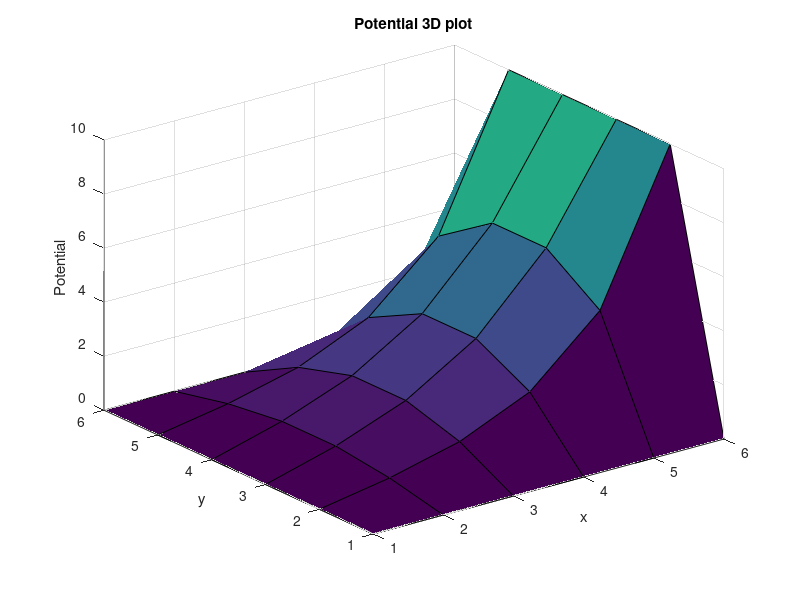
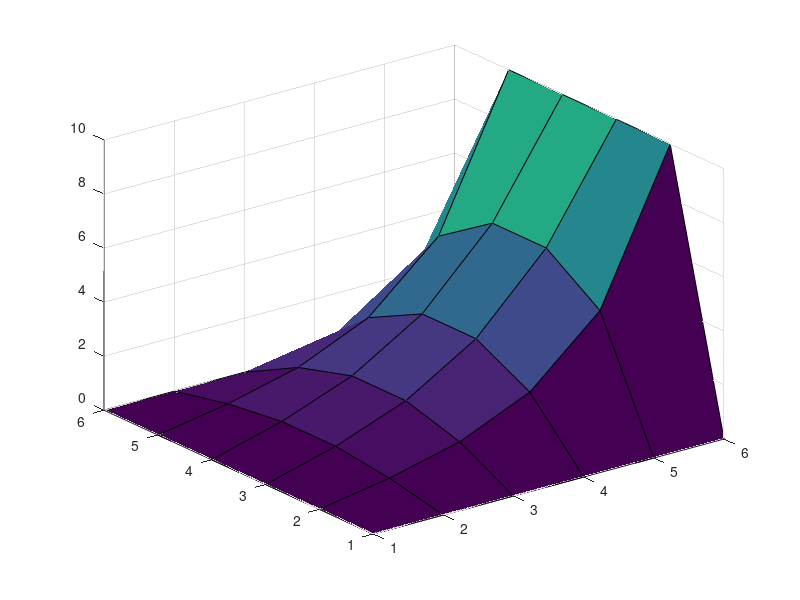
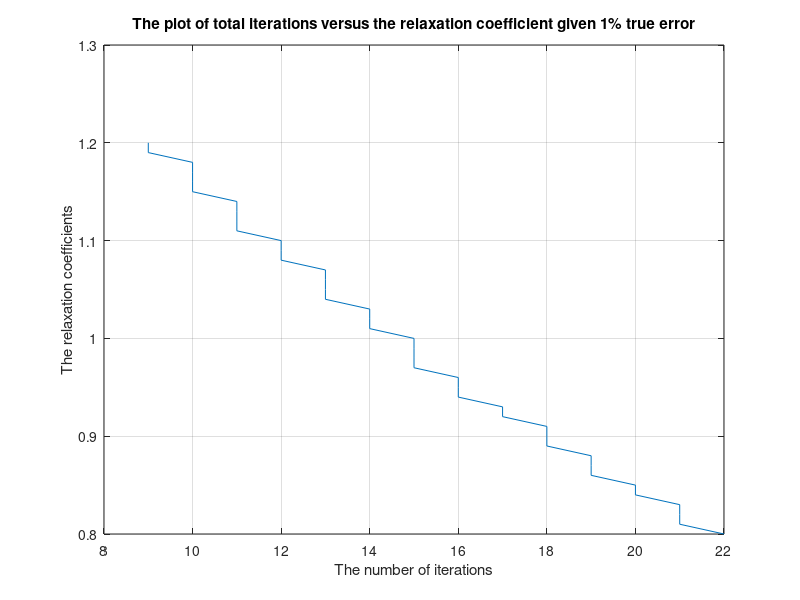

Here is the MATLAB script that generated these plots, in order:
clear;
clc;

%% Lab 3
%% Part 1)Generate sparse matrix
D=diag([-4 -4 -4 -4 -4 -4 -4 -4 -4 -4 -4 -4 -4 -4 -4 -4],0);

D1=diag([1 1 1 1 1 1 1 1 1 1 1 1],-4);
D2=diag([1 1 1 1 1 1 1 1 1 1 1 1],4);
D3=diag([1 1 1 0 1 1 1 0 1 1 1 0 1 1 1],1);
D4=diag([1 1 1 0 1 1 1 0 1 1 1 0 1 1 1],-1);
D4=D+D1+D2+D3+D4;


%% Part 2) Matlab Backslash
X =  [0 0 0 -10 0 0 0 -10 0 0 0 -10 0 0 0 -10]';

tstart = tic;
for n = 1:1000
   Y = D4\X; 
end
elaspse_time = toc(tstart); %time is 0.0227/1000 s
disp(elaspse_time);

matrix_x = zeros(6,6);
count = 1;
for i = 2 : 5
    for j = 2:5
       matrix_x(i,j) = Y(count);
       count = count + 1;
    end
end

for i = 2:5
   matrix_x(i,6) = 10;
end

% Plot
figure(1);
surf(matrix_x);
title('Potential 3D plot');
xlabel('x');
ylabel('y');
zlabel('Potential');

%% Part 2
matrix_y = zeros(6,6);
for i = 2:5
   matrix_y(i,6) = 10;
end

tstart = tic;
iteration = 0;
true_error = 100; % initialize to be 100%
while(true_error > 1)
    max_change = 0; % initialize
    xy_cod = [1,1]; % initialize
    for i = 2:5
       for j = 2:5
          old_val = matrix_y(i,j);
          matrix_y(i,j) =  (matrix_y(i+1,j) + matrix_y(i-1,j) + matrix_y(i,j+1)+ matrix_y(i,j-1))/4;
          cur_change = abs(matrix_y(i,j) - old_val);
          if cur_change > max_change
              max_change = cur_change; % updated maximum error
              xy_cod = [i,j]; %updated the coordinate
              true_error = abs(matrix_y(i,j) - matrix_x(i,j))/matrix_x(i,j) * 100; % in percent
          end       
       end
    end
    figure(2);
    surf(matrix_y)
    iteration = iteration + 1;
%     disp(matrix_y);
%     disp(true_error);
%     disp(iteration);
%     pause;
end
elapse_time = toc(tstart);
disp(elapse_time);

%% Relaxation method
sta_val = 0.8;
end_val = 1.2;
[row column] = size(sta_val:0.01:end_val);
total_iteration = zeros(1,column);

count = 1;
for relax_coef = sta_val:0.01:end_val
    iteration = 0;
    true_error = 100; % initialize to be 100%
    matrix_y = zeros(6,6);
    for i = 2:5
       matrix_y(i,6) = 10;
    end
    
    while(true_error > 1)
        max_change = 0; % initialize
        xy_cod = [1,1]; % initialize
        for i = 2:5
           for j = 2:5
              old_val = matrix_y(i,j);
              matrix_y(i,j) =  (1-relax_coef)*old_val + relax_coef*(matrix_y(i+1,j) + matrix_y(i-1,j) + matrix_y(i,j+1)+ matrix_y(i,j-1))/4;
              cur_change = abs(matrix_y(i,j) - old_val);
              if cur_change > max_change
                  max_change = cur_change; % updated maximum error
                  xy_cod = [i,j]; %updated the coordinate
                  true_error = abs(matrix_y(i,j) - matrix_x(i,j))/matrix_x(i,j) * 100; % in percent
              end       
           end
        end
        iteration = iteration + 1;
%         disp(matrix_y);
%         disp(iteration);
    end
    total_iteration(count) = iteration; 
    count  = count + 1;
end

relax_coef = sta_val:0.01:end_val;
figure(3);
plot(total_iteration, relax_coef);
title('The plot of total iterations versus the relaxation coefficient given 1% true error');
xlabel('The number of iterations');
ylabel('The relaxation coefficients');
grid on;

%%Matrix Inverse

D_inv = inv(D4);
D_max = max(max(D_inv)); % absolute max
D_min = min(min(D_inv)); % absolute min


D_cond = cond(D4); % conditional number to indicate the relationship to singular matrix

tstart = tic;
for n = 1:1000
D_inv=inv(D4);
Y = D_inv*X;
end
elaspse_time = toc(tstart);
disp(elaspse_time);















